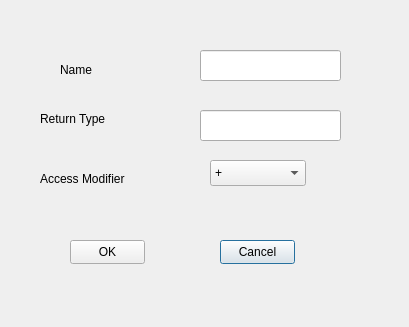
<?xml version="1.0" encoding="UTF-8"?>
<ui version="4.0">
 <class>AddAttributeDialog</class>
 <widget class="QDialog" name="AddAttributeDialog">
  <property name="geometry">
   <rect>
    <x>0</x>
    <y>0</y>
    <width>409</width>
    <height>327</height>
   </rect>
  </property>
  <property name="windowTitle">
   <string>Dialog</string>
  </property>
  <widget class="QLineEdit" name="lineEdit">
   <property name="geometry">
    <rect>
     <x>200</x>
     <y>50</y>
     <width>141</width>
     <height>31</height>
    </rect>
   </property>
  </widget>
  <widget class="QLabel" name="label">
   <property name="geometry">
    <rect>
     <x>60</x>
     <y>60</y>
     <width>101</width>
     <height>20</height>
    </rect>
   </property>
   <property name="text">
    <string>Name</string>
   </property>
  </widget>
  <widget class="QPushButton" name="btnCancel">
   <property name="geometry">
    <rect>
     <x>220</x>
     <y>240</y>
     <width>75</width>
     <height>24</height>
    </rect>
   </property>
   <property name="text">
    <string>Cancel</string>
   </property>
  </widget>
  <widget class="QPushButton" name="btnOK">
   <property name="geometry">
    <rect>
     <x>70</x>
     <y>240</y>
     <width>75</width>
     <height>24</height>
    </rect>
   </property>
   <property name="text">
    <string>OK</string>
   </property>
  </widget>
  <widget class="QLabel" name="label_2">
   <property name="geometry">
    <rect>
     <x>40</x>
     <y>110</y>
     <width>101</width>
     <height>18</height>
    </rect>
   </property>
   <property name="text">
    <string>Return Type</string>
   </property>
  </widget>
  <widget class="QLabel" name="label_3">
   <property name="geometry">
    <rect>
     <x>40</x>
     <y>170</y>
     <width>161</width>
     <height>18</height>
    </rect>
   </property>
   <property name="text">
    <string>Access Modifier</string>
   </property>
  </widget>
  <widget class="QComboBox" name="comboBox">
   <property name="geometry">
    <rect>
     <x>210</x>
     <y>160</y>
     <width>96</width>
     <height>26</height>
    </rect>
   </property>
   <item>
    <property name="text">
     <string>+</string>
    </property>
   </item>
   <item>
    <property name="text">
     <string>-</string>
    </property>
   </item>
   <item>
    <property name="text">
     <string>#</string>
    </property>
   </item>
   <item>
    <property name="text">
     <string>~</string>
    </property>
   </item>
  </widget>
  <widget class="QLineEdit" name="lineEdit_2">
   <property name="geometry">
    <rect>
     <x>200</x>
     <y>110</y>
     <width>141</width>
     <height>31</height>
    </rect>
   </property>
  </widget>
 </widget>
 <resources/>
 <connections/>
</ui>
